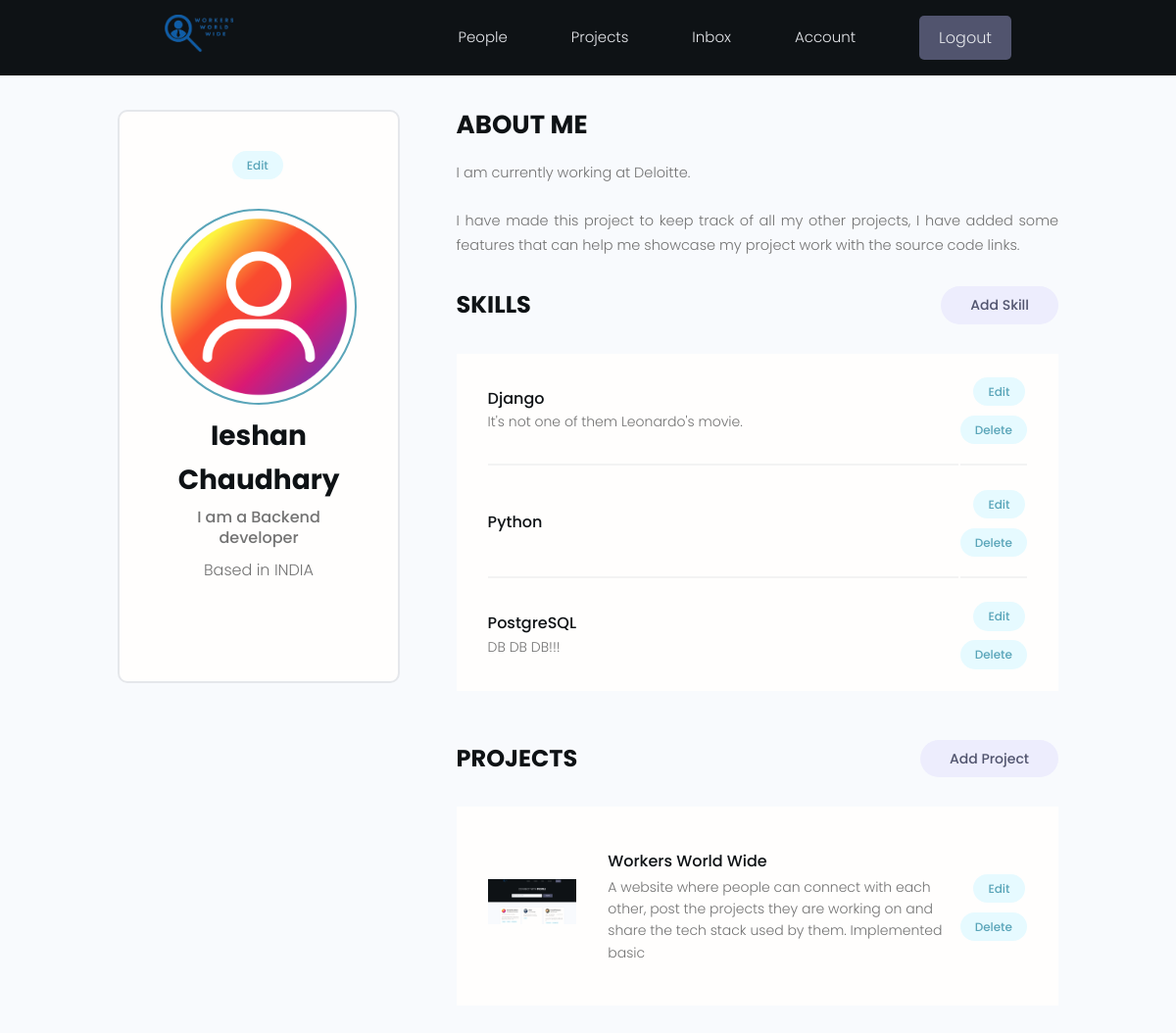
The app's page /account/ (signed in) with its own data.
### users/models.py (models this page shows, shortened)
class Profile(models.Model):
    user = models.OneToOneField(User, on_delete=models.CASCADE, null=True, blank=True)
    name = models.CharField(max_length=200, blank=True, null=True)
    email = models.EmailField(max_length=500, blank=True, null=True)
    username = models.CharField(max_length=200, blank=True, null=True)
    location = models.CharField(max_length=200, blank=True, null=True)
    short_intro = models.CharField(max_length=200, blank=True, null=True)
    bio = models.TextField(blank=True, null=True)
    profile_image = models.ImageField(null=True, blank=True, upload_to='profiles/', default='profiles/user-default.png')
    social_github = models.CharField(max_length=200, blank=True, null=True)
    social_twitter = models.CharField(max_length=200, blank=True, null=True)
    social_linkedin = models.CharField(max_length=200, blank=True, null=True)
    social_youtube = models.CharField(max_length=200, blank=True, null=True)
    social_website = models.CharField(max_length=200, blank=True, null=True)
    created = models.DateTimeField(auto_now_add=True)
    id = models.UUIDField(default=uuid.uuid4, unique=True, primary_key=True, editable=False)
    class Meta:
        ordering = ['created']
    @property
    def imageURL(self):
        try:
            url = self.profile_image.url
        except:
            url = ''
        return url

class Skill(models.Model):
    owner = models.ForeignKey(Profile, on_delete=models.CASCADE, null=True, blank=True)
    name = models.CharField(max_length=200, blank=True, null=True)
    description = models.TextField(null=True, blank=True)
    created = models.DateTimeField(auto_now_add=True)
    id = models.UUIDField(default=uuid.uuid4, unique=True, primary_key=True, editable=False)

### projects/models.py (models this page shows, shortened)
class Project(models.Model):
    owner = models.ForeignKey(Profile, null=True, blank=True, on_delete=models.CASCADE)
    title = models.CharField(max_length=200)
    description = models.TextField(null= True, blank=True)
    featured_image = models.ImageField(null=True, blank=True, default='default.jpg')
    demo_link = models.CharField(max_length=2000, null=True, blank=True)
    source_link = models.CharField(max_length=2000, null=True, blank=True)
    tags = models.ManyToManyField('Tag', blank=True)
    vote_total = models.IntegerField(default=0, null=True, blank=True)
    vote_ratio = models.IntegerField(default=0, null=True, blank=True)
    created = models.DateTimeField(auto_now_add=True)
    id = models.UUIDField(default=uuid.uuid4, unique=True, primary_key=True, editable=False)
    class Meta:
        ordering = ['-created']
    @property
    def imageURL(self):
        try:
            url = self.featured_image.url
        except:
            url = ''
        return url

### users/views.py (the view)
# urls.py: path('account/', views.userAccount, name='account'),
@login_required(login_url='login')
def userAccount(request):
    profile = request.user.profile
    skills = profile.skill_set.all()
    projects = profile.project_set.all()
    context = {'profile': profile, 'skills': skills, 'projects': projects}
    return render(request, 'users/account.html', context)

### users/templates/users/account.html (shortened to what this page needs)
{% extends 'main.html' %}
{% block content %}
  <main class="settingsPage profile my-md">
    <div class="container">
      <div class="layout">
        <div class="column column--1of3">
          <div class="card text-center">
            <div class="card__body dev">
              <a class="tag tag--pill tag--main settings__btn" href="{% url 'edit_account' %}"> Edit</a>
              <img class="avatar avatar--xl dev__avatar" src="{{ profile.imageURL }}" />
              <h2 class="dev__name">{{ profile.name }}</h2>
              <p class="dev__title">{{ profile.short_intro }}</p>
              <p class="dev__location">Based in {{ profile.location }}</p>
            </div>
          </div>
        </div>
        <div class="column column--2of3">
          <div class="devInfo">
            <h3 class="devInfo__title">About Me</h3>
            <p class="devInfo__about">
              {{ profile.bio|linebreaksbr }}
            </p>
          </div>
          <div class="settings">
            <h3 class="settings__title">Skills</h3>
            <a class="tag tag--pill tag--sub settings__btn tag--lg" href="{% url 'create_skill' %}"> Add Skill</a>
          </div>
          <table class="settings__table">
            {% for skill in skills %}
            <tr>
              <td class="settings__tableInfo">
                <h4>{{ skill.name }}</h4>
                <p>{{ skill.description }}</p>
              </td>
              <td class="settings__tableActions">
                <a class="tag tag--pill tag--main settings__btn" href="{% url 'update_skill' skill.id %}"> Edit</a>
                <a class="tag tag--pill tag--main settings__btn" href="{% url 'delete_skill' skill.id %}?next=/account">
                  Delete</a>
              </td>
            </tr>
            {% endfor %}
          </table>
          <div class="settings">
            <h3 class="settings__title">Projects</h3>
            <a class="tag tag--pill tag--sub settings__btn tag--lg" href="{% url 'create_project' %}"> Add Project</a>
          </div>
          <table class="settings__table">
            {% for proj in projects %}
            <tr>
              <td class="settings__thumbnail">
                <a href="{% url 'single_project' proj.id %}"><img src="{{ proj.imageURL }}" alt="Project Thumbnail" /></a>
              </td>
              <td class="settings__tableInfo">
                <a href="{% url 'single_project' proj.id %}">{{ proj.title }}</a>
                <p>{{ proj.description|slice:"150" }}</p>
              </td>
              <td class="settings__tableActions">
                <a class="tag tag--pill tag--main settings__btn" href="{% url 'update_project' proj.id %}"> Edit</a>
                <a class="tag tag--pill tag--main settings__btn" href="{% url 'delete_project' proj.id %}?next=/account">
                  Delete</a>
              </td>
            </tr>
            {% endfor %}
          </table>
        </div>
      </div>
    </div>
  </main>
{% endblock content %}

### static/styles/app.css (style rules this page uses)
:root { --color-sub: #0E1215; }
.card { border: 2px solid var(--color-light); }
img { width: 100%; }
.profile .card > .dev { padding: 4rem; }
.dev__avatar { display: block; margin: auto; }
.dev__name { color: var(--color-sub); font-size: 2.8rem; font-weight: 700; margin-top: 1rem; margin-bottom: 0.5rem; }
.dev__title { font-size: 1.6rem; font-weight: 500; line-height: 1.3; }
.dev__location { margin-top: 1rem; }
.devInfo { margin-bottom: 3rem; }
.devInfo__title, .devInfo__subtitle { font-size: 2.6rem; color: var(--color-sub); text-transform: uppercase; font-weight: 700; margin-bottom: 1.5rem; }
.devInfo__about, .devSkill__info { font-size: 1.45rem; line-height: 1.7; text-align: justify; }
.settingsPage .dev > .settings__btn { display: inline-block; margin-bottom: 3rem; }
.settings { display: flex; justify-content: space-between; align-items: center; }
.settings__title { font-size: 2.4rem; text-transform: uppercase; font-weight: 700; color: var(--color-sub); }
.settings__table { margin-top: 3rem; margin-bottom: 5rem; padding: 0 3rem; background: var(--color-white); }
.settings__table tr { width: 100%; }
.settings__table tr > td { padding: 2rem 0; }
.settings__table tr:not(:last-child) td { border-bottom: 2px solid var(--color-white-light); }
.settings__thumbnail { width: 23%; min-width: 10rem; }
.settings__thumbnail img { padding-right: 3rem; height: 15rem; object-fit: contain; }
.settings__tableInfo { width: 100%; }
.settings__tableInfo h4, .settings__tableInfo a { padding-right: 1rem; width: auto; font-size: 1.6rem; font-weight: 500; color: var(--color-sub); }
.settings__tableInfo p { font-size: 1.4rem; }
.settings__tableActions { text-align: right; }

### static/uikit/styles/modules/_variables.css (style rules this page uses)
:root { --color-main: #5aa5b9; --color-main-light: #e6faff; --color-sub: #3f4156; --color-sub-light: #51546e; --color-sub-lighter: #ededfd; --color-text: #737373; --color-gray: #8b8b8b; --color-light: #e5e7eb; --color-light-gray: #767676; --color-bg: #f8fafd; --color-white: #fffefd; --color-white-light: #f3f3f3; --color-success: #359e64; --color-success-bg: #def8e8; --color-error: #fc4b0b; --color-error-bg: #fff2ee; --font-base: 'Poppins', arial, helvetica, 'Segoe UI', roboto, ubuntu, sans-serif; --font-monospace: 'Fira Code', 'Courier New', courier, monospace; --font-regular: 300; --font-medium: 500; --font-bold: 700; --generic-shadow: 1px 1px 5px #00000010; --generic-transition: all 0.3s ease-in-out; }

### static/uikit/styles/modules/_base.css (style rules this page uses)
* { margin: 0; padding: 0; box-sizing: border-box; text-rendering: optimizeLegibility; color: inherit; font-size: inherit; }
html { font-size: 50%; }
@media only screen and (min-width: 480px) { html { font-size: 56.25%; } }
@media only screen and (min-width: 1200px) { html { font-size: 62.5%; } }
body { line-height: 1.6; font-weight: 400; font-size: 1.5rem; color: var(--color-text); background-color: var(--color-bg); min-height: 100vh; }

### static/uikit/styles/modules/_typography.css (style rules this page uses)
* { font-family: var(--font-base); }
h2 { font-size: 3.6rem; font-weight: var(--font-bold); }
h3 { font-size: 3.2rem; font-weight: var(--font-medium); }
h4 { font-size: 2.8rem; font-weight: var(--font-medium); }
p, span, strong { font-size: 1.6rem; color: var(--color-text); font-weight: var(--font-regular); }
a { padding-bottom: 2px; text-decoration: none; display: inline-block; color: var(--color-main); font-weight: var(--font-medium); }

### static/uikit/styles/modules/_utilities.css (style rules this page uses)
.container { width: 92%; max-width: 165rem; margin: 0 auto; box-sizing: border-box; }
@media screen and (min-width: 1000px) { .container { width: 90%; } }
@media screen and (min-width: 1200px) { .container { width: 80%; } }
.text-center { text-align: center; }
.my-md { margin: 3rem auto; }

### static/uikit/styles/modules/_avatar.css (style rules this page uses)
.avatar { border-radius: 50%; border: 2px solid var(--color-main); object-fit: cover; }
.avatar--xl { height: 20rem; width: 20rem; }

### static/uikit/styles/modules/_card.css (style rules this page uses)
.card { border-radius: 1rem; background-color: var(--color-white); border: 1.5px solid var(--color-light); width: auto; height: auto; margin-top: 0.5rem; margin-bottom: 0.5rem; overflow: hidden; }
.card__body, .card__header { padding: 2rem 2.5rem; }

### static/uikit/styles/modules/_layout.css (style rules this page uses)
.layout { display: flex; flex-flow: row wrap; justify-content: space-between; }
.layout > .column { margin-bottom: 3rem; }
.layout > .column.column--1of3 { flex-basis: 30%; }
.layout > .column.column--2of3 { flex-basis: 64%; }

### records on screen
Profile: imageURL (placeholder picture), name "Ieshan Chaudhary", short_intro "I am a Backend developer", location "INDIA", bio "I am currently working at Deloitte. I have made this project to keep track of all my other projects, I have added some features that can help me showcase my project work with the source code links."
Skill: name "Django", description "It's not one of them Leonardo's movie."
Skill: name "Python"
Skill: name "PostgreSQL", description "DB DB DB!!!"
Project: imageURL (picture), title "Workers World Wide", description "A website where people can connect with each other, post the projects they are working on and share the tech stack used by them. Implemented basic"
